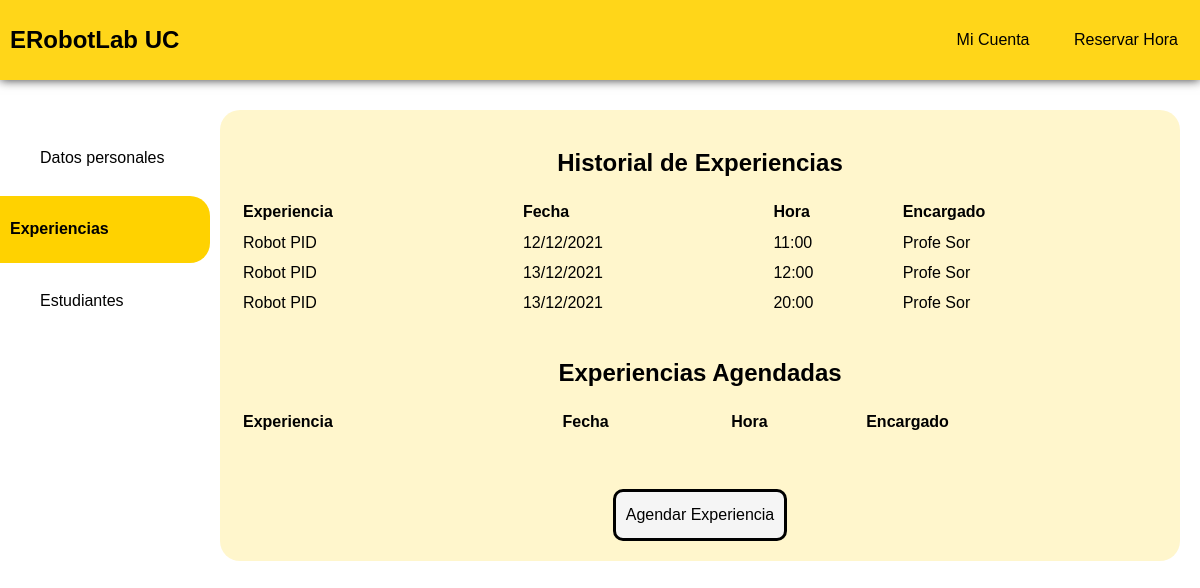
The page /cuenta/exp (signed in) on the database as committed earlier.
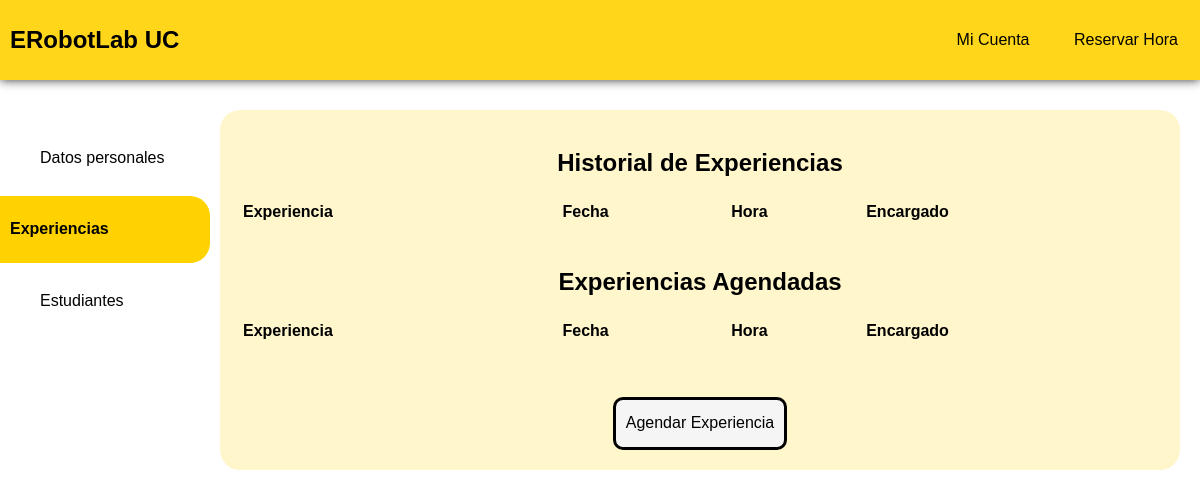
The same page on the database as committed later.
### tables this page shows
CREATE TABLE reservas (
    id_user INTEGER,
    id_exp INTEGER,
    created TIMESTAMP NOT NULL DEFAULT CURRENT_TIMESTAMP,
    fecha TEXT NOT NULL,
    hora TEXT NOT NULL,
    id_enc INTEGER NOT NULL,
    taken BIT NOT NULL DEFAULT 1,
    FOREIGN KEY (id_user) REFERENCES usuarios(id),
    FOREIGN KEY (id_exp) REFERENCES experiencias(id),
    FOREIGN KEY (id_enc) REFERENCES usuarios(id),
    PRIMARY KEY (id_user, id_exp, fecha, hora)
);

### app.py (the view)
@app.route("/cuenta/exp")
def exps():
    if not session:
        return redirect(url_for('index'))
    user_id = session["user_id"]
    user = get_user(user_id)
    conn = get_db_connection()
    reservas = conn.execute('SELECT * FROM reservas WHERE id_user = ?',
                        (user_id,)).fetchall()
    nomexp = ['Robot PID']
    conn.close()
    full_date = datetime.now().strftime("%d/%m/%Y %H").split(" ")
    hoy = full_date[0]
    if hoy[0] == "0":
        hoy = hoy[1:]
    coming_up = []
    reservas_new = []
    dia_h, mes_h, año_h = hoy.split("/")
    for res in reservas:
        new_res = {"fecha": res['fecha'], "hora": res['hora'],"id_exp": res['id_exp']}
        enc = get_user(res['id_enc'])
        if enc['tipo'] == "profesor":
            new_res['enc'] = enc['name'] + " " + enc['lastname']
        else:
            new_res['enc'] = "Libre"
        dia_r, mes_r, año_r = res['fecha'].split("/")
        hora_r = int(res['hora'].split(":")[0])
        if ((dia_r >= dia_h) & (mes_r >= mes_h) & (año_r >= año_h)):
            if ((dia_r == dia_h) and (hora_r < int(full_date[1]))):
                continue
            coming_up.append(new_res)
        else:
            reservas_new.append(new_res)
    return render_template("perfil/historial_experiencias.html", reservas = reservas_new, nombres_exp = nomexp, reservas_cu = coming_up, user = user)

### app.py (called while the page is built)
def get_db_connection():
    conn = sqlite3.connect('database.db')
    conn.row_factory = sqlite3.Row
    return conn

def get_user(id_user):
    conn = get_db_connection()
    user = conn.execute('SELECT * FROM usuarios WHERE id = ?',
                        (id_user,)).fetchone()
    conn.close()
    if user is None:
        abort(404)
    return user

### templates/perfil/historial_experiencias.html (shortened to what this page needs)
<!DOCTYPE html>
<html lang="en">
<head>
<link rel="stylesheet" href="{{ url_for('static', filename = 'css/estilo_perfil.css') }}">
</head>
<body>
<div class="header">
  <nav>
    <a class="inlink" href= "{{ url_for('main') }}"><h1> ERobotLab UC</h1></a>
    <div class="nav-links">
        <a class='link' href="">Mi Cuenta</a>
        <a class='link' href="{{ url_for('res') }}">Reservar Hora</a>
    </div>
  </nav>
</div>
<div id="wrapper">
    <div class="sidenav">
    <a class ="not_current" href="{{ url_for('perfil') }}">Datos personales</a>
    <a class="current" href="#">Experiencias</a>
    {% if user['tipo'] == 'profesor' %}
    <a class="not_current" href="{{ url_for('estuds') }}">Estudiantes</a>
    {% endif %}
    </div>
    <div class="content">
    <h2>Historial de Experiencias</h2>
    <table>
      <tr>
        <th> Experiencia</th>
        <th>Fecha</th>
        <th>Hora</th>
        <th>Encargado</th>
      </tr>
       {% for res in reservas %}
        <tr>
          <td>{{nombres_exp[res['id_exp'] - 1]}}</td>
          <td>{{res['fecha']}}</td>
          <td>{{res['hora']}}</td>
          <td>{{res['enc']}}</td>
        </tr>
        {% endfor %}
      </table>
      <h2 style="margin-top: 40px">Experiencias Agendadas</h2>
      <table>
        <tr>
          <th> Experiencia</th>
          <th>Fecha</th>
          <th>Hora</th>
          <th>Encargado</th>
        </tr>
      </table>
      <a class="boton" href="{{ url_for('res') }}"> Agendar Experiencia</a>
    </div>
</div>
</body>
</html>
</body>
</html>

Rows that differ between the two databases and show on the page:
removed reservas: nombres_exp "Robot PID", fecha "12/12/2021", hora "11:00", enc "Profe Sor"
removed reservas: nombres_exp "Robot PID", fecha "13/12/2021", hora "12:00", enc "Profe Sor"
removed reservas: nombres_exp "Robot PID", fecha "13/12/2021", hora "20:00", enc "Profe Sor"
